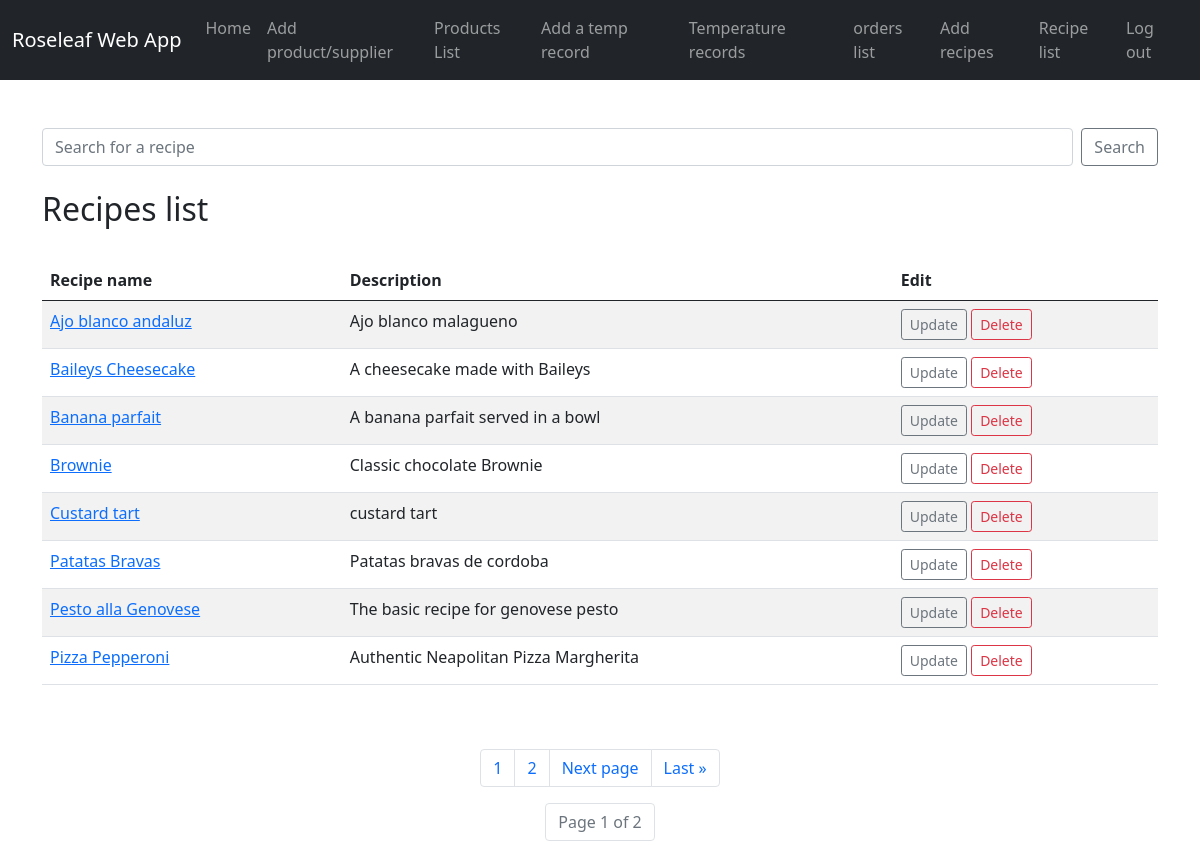
/list_recipes/, run on an earlier commit of the app's database.
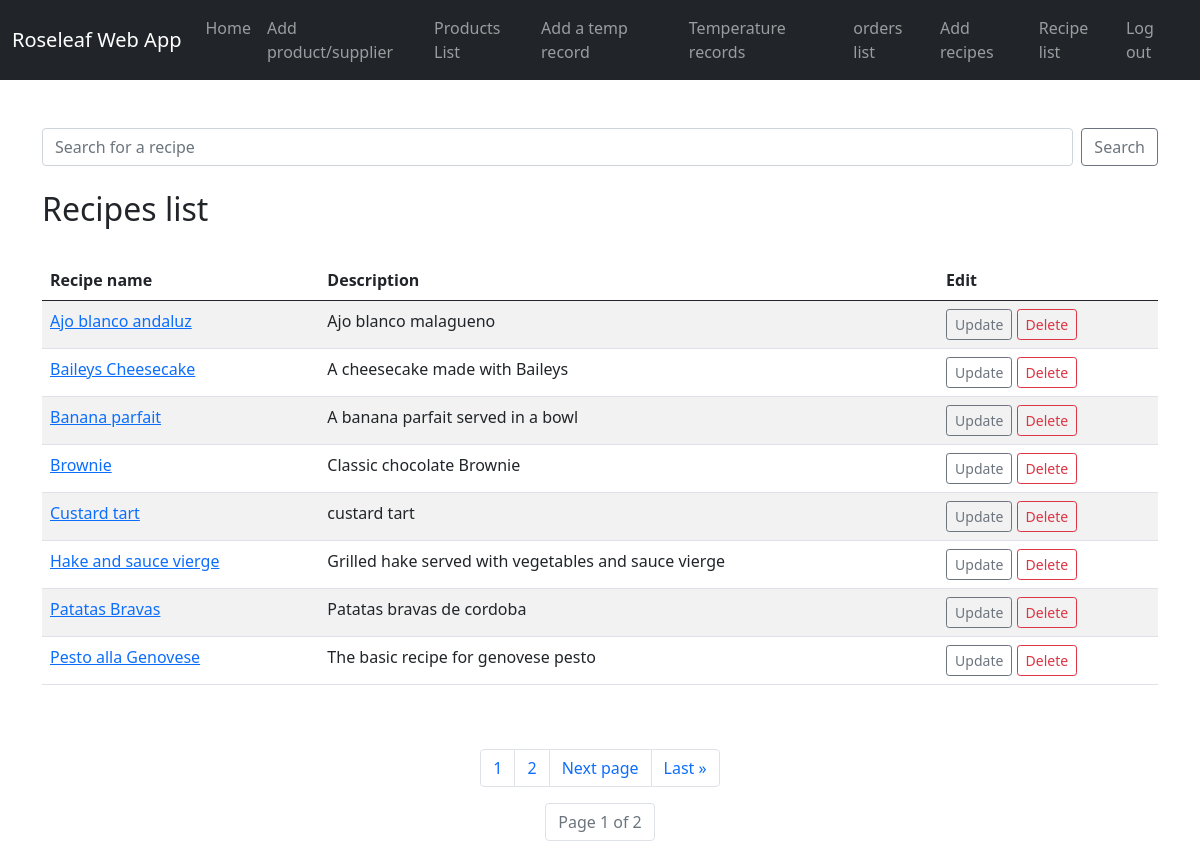
And on a later commit of the database.
### roseleaf_app/models.py (models this page shows)
class Recipe(models.Model):
    name = models.CharField(max_length=50)
    description = models.CharField(max_length=100)
    user = models.ForeignKey(Member, on_delete=models.CASCADE)
    season = models.ForeignKey(Season, on_delete=models.CASCADE, null=True, blank=True)
    Ingredients = models.CharField(max_length=300)
    method = models.CharField(max_length=300)
    allergens = models.ManyToManyField('Allergen')
    def __str__(self):
        return self.name

### roseleaf_app/views.py (the view)
# urls.py: path('list_recipes/', views.list_recipes, name='list_recipes'),
def list_recipes(request):
    recipe_list = Recipe.objects.all()
    p = Paginator(Recipe.objects.all().order_by('name'), 8)
    page = request.GET.get('page')
    recipe_page = p.get_page(page)
    nums = 'a' * recipe_page.paginator.num_pages
    return render(request, 'roseleaf_app/list_recipes.html',
                  {'recipe_list' : recipe_list,
                   'recipe_page' : recipe_page,
                   'nums': nums})

### roseleaf_app/templates/roseleaf_app/list_recipes.html (shortened to what this page needs)
{% extends 'roseleaf_app/base.html' %}
{% block content %}
    <br><br>
    <form class="d-flex" method="post" action="{% url 'search_recipes' %}">
        <input class="form-control me-2" type="search"
               placeholder="Search for a recipe" aria-label="Search" name="searched">
        <button class="btn btn-outline-secondary" type="submit">Search</button>
    </form>
    <br/>
    <h2>Recipes list</h2>
    <br>
    <table class="table table-hover table-striped ">
    <thead>
            <tr>
                <th scope="col">Recipe name</th>
                <th scope="col">Description</th>
                <th scope="col">Edit</th>
            </tr>
        </thead>
    {% for recipe in recipe_page %}
        <tr>
            <td><a href="{% url 'show_recipe' recipe.id %}">{{ recipe }}</a></td>
            <td>{{ recipe.description }}</td>
            <td><a href="{% url 'update_recipe' recipe.id %}"
                   class="btn btn-outline-secondary btn-sm"> Update </a>
                <a href="{% url 'delete_recipe' recipe.id %}"
                   class="btn btn-outline-danger btn-sm"> Delete  </a>
            </td>
        </tr>
    {% endfor %}
    </table>
    <br><br>
    <nav aria-label="Page navigation example">
    <ul class="pagination justify-content-center">
    {% for i in nums %}
        <li class="page-item"><a class="page-link" href="?page={{ forloop.counter }}">{{ forloop.counter }}</a></li>
    {% endfor %}
    {% if recipe_page.has_next%}
        <li class="page-item"> <a class="page-link" href="?page={{ recipe_page.next_page_number }}">Next page</a></li>
        <li class="page-item"><a class="page-link" href="?page={{ recipe_page.paginator.num_pages }}">Last &raquo;</a></li>
    {% endif %}
    </ul>
    <ul class="pagination justify-content-center">
    <li class="page-item disabled"><a class="page-link" href="#">Page {{ recipe_page.number }} of {{ recipe_page.paginator.num_pages }}</a></li>
    </ul>
    </nav>
{% endblock %}

What changed in the data, as far as the page shows it:
no longer on this page (row unchanged): Recipe: name "Pizza Pepperoni", description "Authentic Neapolitan Pizza Margherita"
added Recipe: name "Hake and sauce vierge", description "Grilled hake served with vegetables and sauce vierge"
